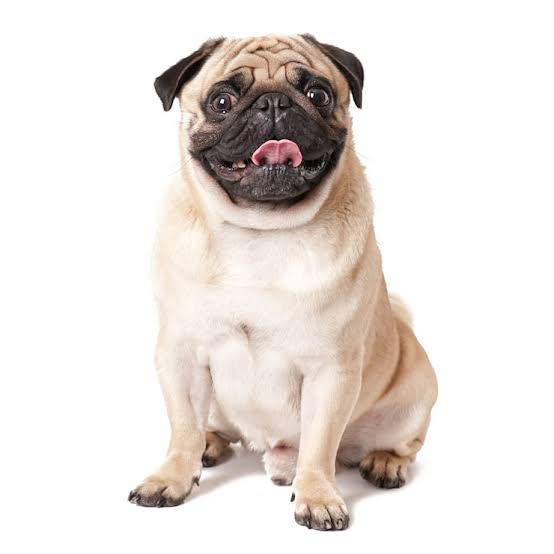
#> input picture Image_Classification/test_image.jpg, 554 x 554 px
$ python artistic_filter.py
#> lines starting #> are read from the running program, lines starting #| are printed output that depends on the picture
#> the answer given: test_image.jpg
from PIL import Image, ImageEnhance, ImageFilter, ImageOps
import os


def apply_cartoon_filter(
    image_path: str,
    output_path: str = "cartoon_output.jpg",
) -> None:
#> called with image_path = 'test_image.jpg', output_path = 'test_image_cartoon.jpg'
    try:
        image = Image.open(image_path).convert("RGB")
#> image is the input picture: PIL image 554x554 RGB; mean R, G, B 232.7, 226.1, 221.9

        # Keep more detail than the original 128 x 128 blur example.
        image = image.resize((512, 512))
#> image: PIL image 512x512 RGB

        # Smooth small details while preserving the main shapes.
        smoothed = image.filter(ImageFilter.MedianFilter(size=5))

        # Increase saturation for a more colorful cartoon appearance.
        color_enhancer = ImageEnhance.Color(smoothed)
        colorful = color_enhancer.enhance(1.6)
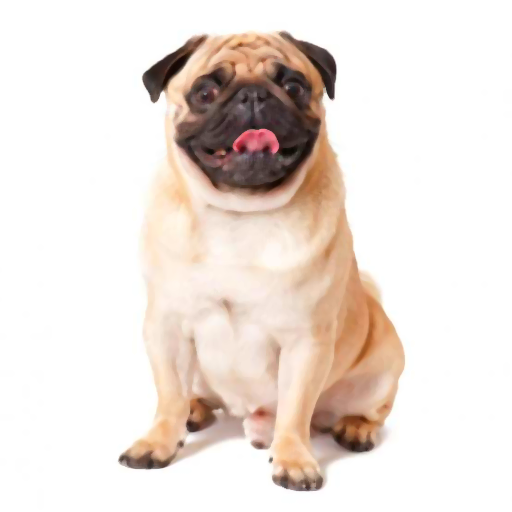
#> colorful: PIL image 512x512 RGB; mean R, G, B 235.7, 225.2, 218.5

        # Increase contrast slightly.
        contrast_enhancer = ImageEnhance.Contrast(colorful)
        contrasted = contrast_enhancer.enhance(1.2)
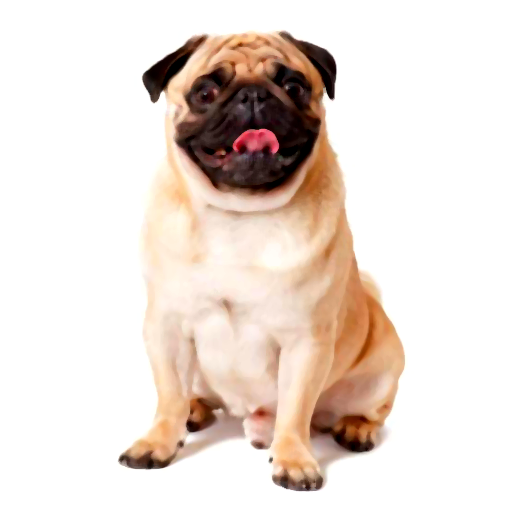
#> contrasted: PIL image 512x512 RGB; mean R, G, B 233.5, 221.2, 213.2

        # Find visible outlines in the image.
        edges = image.convert("L").filter(ImageFilter.FIND_EDGES)
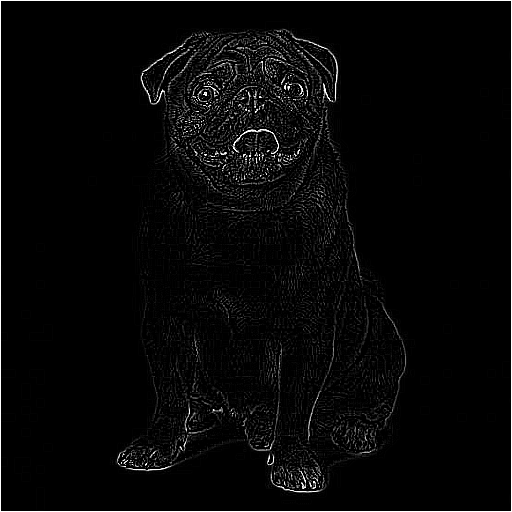
#> edges: PIL image 512x512 L; min 0, max 255, mean 7.6
        edges = ImageOps.invert(edges)
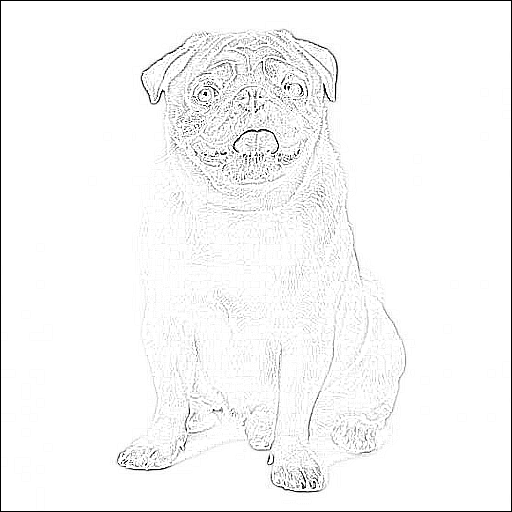
#> edges: PIL image 512x512 L; min 0, max 255, mean 247.4
        edges = edges.point(lambda value: 255 if value > 90 else 0)
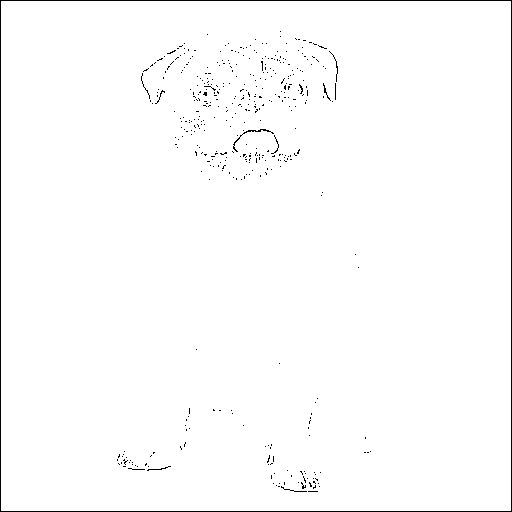
#> edges: PIL image 512x512 L; 98.8% white; black in thin lines or dots
        edges = edges.convert("RGB")
#> edges: PIL image 512x512 RGB; 98.8% white; black in thin lines or dots

        # Combine the colorful image with the dark edge outlines.
        cartoon = Image.blend(contrasted, edges, alpha=0.18)
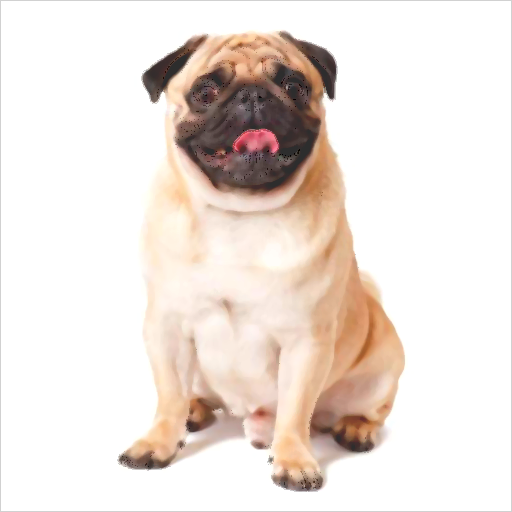
#> cartoon: PIL image 512x512 RGB; mean R, G, B 236.6, 226.5, 220

        # Sharpen the final image.
        cartoon = cartoon.filter(ImageFilter.SHARPEN)

        cartoon.save(output_path)

        print(f"Cartoon image saved as: {output_path}")

    except Exception as error:
        print(f"Error processing image: {error}")


if __name__ == "__main__":
    print("Cartoon Image Filter")
    print("Type 'exit' to quit.\n")

    while True:
#> (the run stopped early here; a loop or call above may not have finished)
